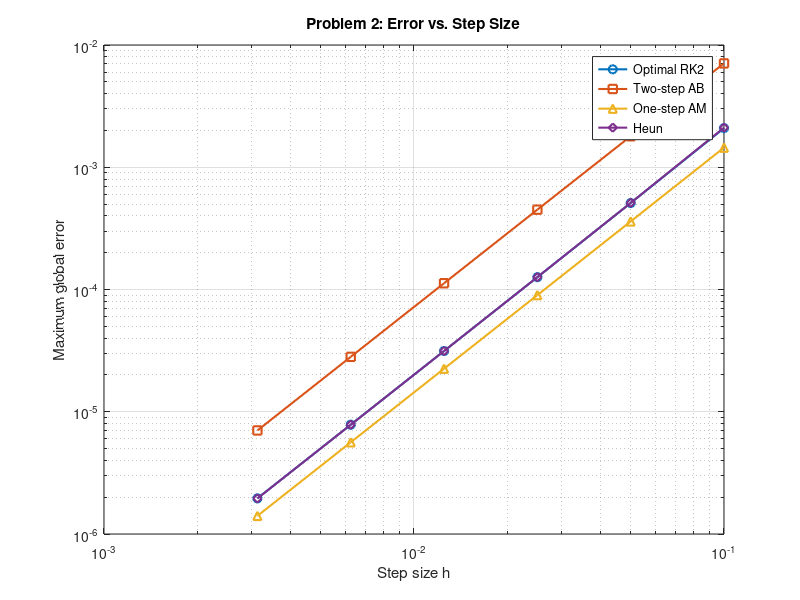
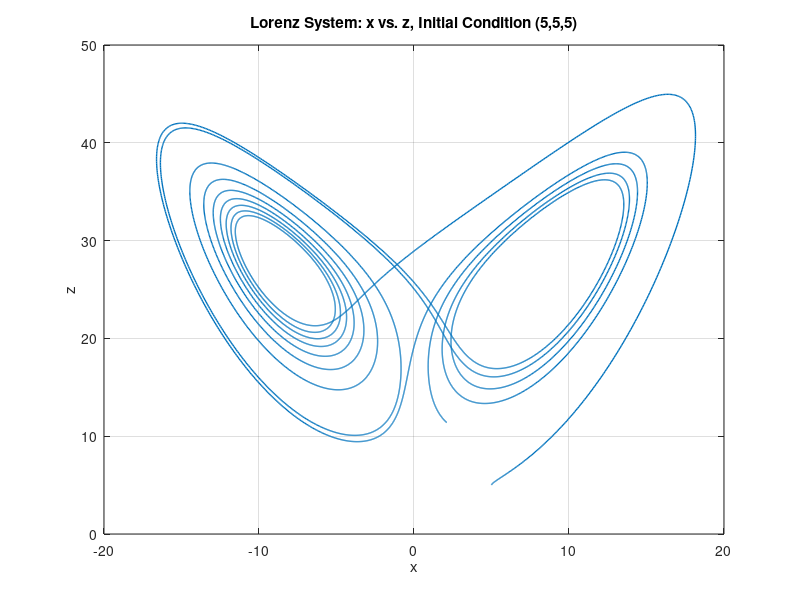
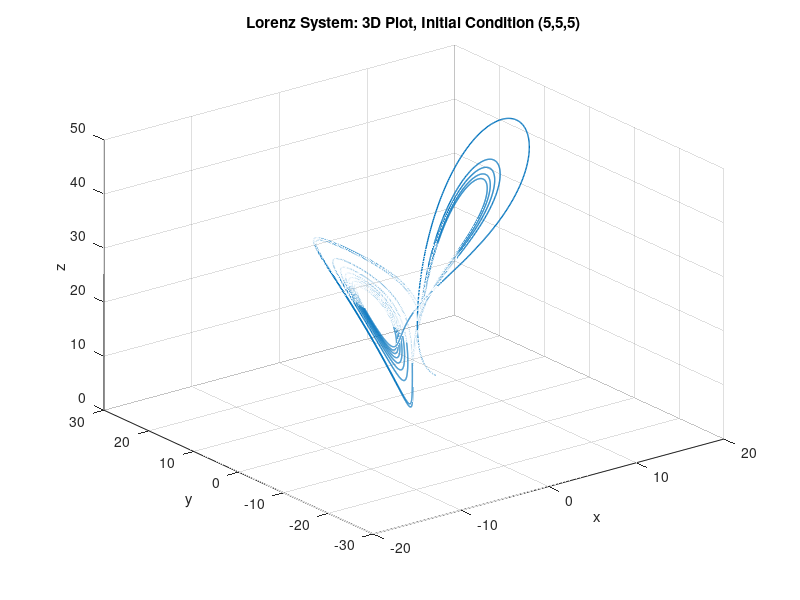
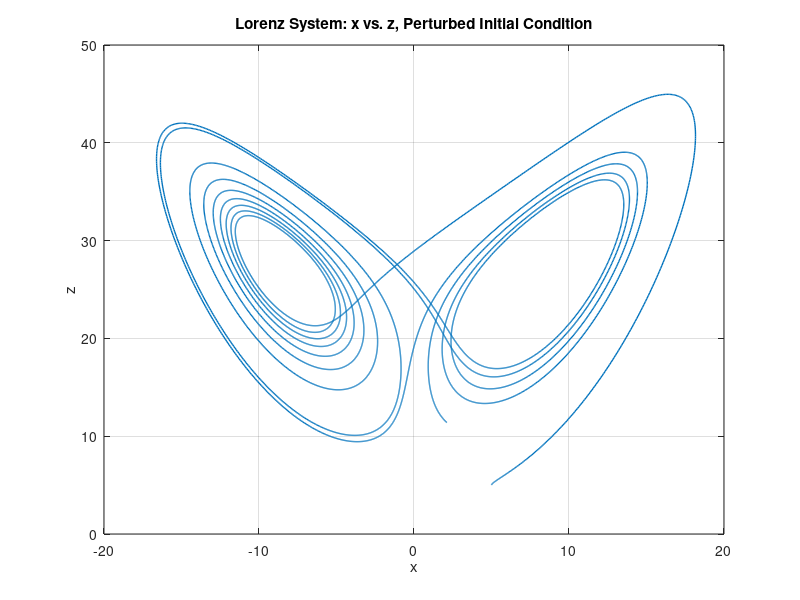

MATLAB code to generate these figures, in order: (Note: this script raises an error after producing the figures.)
%% Problem 2: Convergence comparison for second-order methods
clear; clc; close all;

% IVP:
% y' = 4t sqrt(1+y^2)/y, y(0)=1, 0 <= t <= 5

f = @(t,y) 4*t.*sqrt(1+y.^2)./y;
yexact = @(t) sqrt((2*t.^2 + sqrt(2)).^2 - 1);

a = 0;
b = 5;
alpha = 1;

% Step sizes
Nvals = [50 100 200 400 800 1600];
hvals = (b-a)./Nvals;

err_rk2 = zeros(size(hvals));
err_ab2 = zeros(size(hvals));
err_am1 = zeros(size(hvals));
err_heun = zeros(size(hvals));

for m = 1:length(Nvals)

    N = Nvals(m);
    h = hvals(m);
    t = linspace(a,b,N+1);

    %% (a) Optimal RK2 method
    w = zeros(1,N+1);
    w(1) = alpha;

    for j = 1:N
        k1 = f(t(j),w(j));
        k2 = f(t(j) + (2/3)*h, w(j) + (2/3)*h*k1);
        w(j+1) = w(j) + h*((1/4)*k1 + (3/4)*k2);
    end

    err_rk2(m) = max(abs(w - yexact(t)));

    %% (b) Two-step Adams-Bashforth method
    w = zeros(1,N+1);
    w(1) = alpha;

    % Use exact starting value at t = h
    w(2) = yexact(t(2));

    for j = 2:N
        w(j+1) = w(j) + (h/2)*(3*f(t(j),w(j)) - f(t(j-1),w(j-1)));
    end

    err_ab2(m) = max(abs(w - yexact(t)));

    %% (c) One-step Adams-Moulton method
    w = zeros(1,N+1);
    w(1) = alpha;

    for j = 1:N
        fj = f(t(j),w(j));

        % Solve implicit equation:
        % W = w_j + h/2 [f(t_j,w_j) + f(t_{j+1},W)]
        g = @(W) W - w(j) - (h/2)*(fj + f(t(j+1),W));

        % Predictor used as initial guess
        Wguess = w(j) + h*fj;

        w(j+1) = fzero(g,Wguess);
    end

    err_am1(m) = max(abs(w - yexact(t)));

    %% (d) Heun method: predictor-corrector
    w = zeros(1,N+1);
    w(1) = alpha;

    for j = 1:N
        k1 = f(t(j),w(j));

        % Predictor
        p = w(j) + h*k1;

        % Corrector
        k2 = f(t(j+1),p);
        w(j+1) = w(j) + (h/2)*(k1 + k2);
    end

    err_heun(m) = max(abs(w - yexact(t)));

end

%% Compute observed convergence rates
slope_rk2 = polyfit(log(hvals),log(err_rk2),1);
slope_ab2 = polyfit(log(hvals),log(err_ab2),1);
slope_am1 = polyfit(log(hvals),log(err_am1),1);
slope_heun = polyfit(log(hvals),log(err_heun),1);

fprintf('Observed slope for Optimal RK2: %.4f\n', slope_rk2(1));
fprintf('Observed slope for AB2: %.4f\n', slope_ab2(1));
fprintf('Observed slope for Adams-Moulton: %.4f\n', slope_am1(1));
fprintf('Observed slope for Heun: %.4f\n', slope_heun(1));

%% Plot error vs step size
figure;
loglog(hvals,err_rk2,'o-','LineWidth',1.5); hold on;
loglog(hvals,err_ab2,'s-','LineWidth',1.5);
loglog(hvals,err_am1,'^-','LineWidth',1.5);
loglog(hvals,err_heun,'d-','LineWidth',1.5);

grid on;
xlabel('Step size h');
ylabel('Maximum global error');
title('Problem 2: Error vs. Step Size');
legend('Optimal RK2','Two-step AB','One-step AM','Heun','Location','best');

%% Problem 4: Lorenz equations using ODE45
clear; clc; close all;

sigma = 10;
r = 28;
b = 8/3;

lorenz = @(t,u) [
    sigma*(u(2)-u(1));
    r*u(1) - u(2) - u(1)*u(3);
    u(1)*u(2) - b*u(3)
];

t0 = 0;
tf = 10;
h = 0.001;
tspan = t0:h:tf;

u0 = [5; 5; 5];
u0tilde = [5; 5; 5] + 1e-5*[1; 1; 1];

opts = odeset('RelTol',1e-9,'AbsTol',1e-11,'MaxStep',h);

%% Part (a): Original initial condition using ode45
[t,u] = ode45(lorenz,tspan,u0,opts);

x = u(:,1);
y = u(:,2);
z = u(:,3);

figure;
plot(x,z,'LineWidth',1);
grid on;
xlabel('x');
ylabel('z');
title('Lorenz System: x vs. z, Initial Condition (5,5,5)');

figure;
plot3(x,y,z,'LineWidth',1);
grid on;
xlabel('x');
ylabel('y');
zlabel('z');
title('Lorenz System: 3D Plot, Initial Condition (5,5,5)');

%% Part (b): Perturbed initial condition using ode45
[ttilde,utilde] = ode45(lorenz,tspan,u0tilde,opts);

xtilde = utilde(:,1);
ytilde = utilde(:,2);
ztilde = utilde(:,3);

figure;
plot(xtilde,ztilde,'LineWidth',1);
grid on;
xlabel('x');
ylabel('z');
title('Lorenz System: x vs. z, Perturbed Initial Condition');

figure;
plot3(xtilde,ytilde,ztilde,'LineWidth',1);
grid on;
xlabel('x');
ylabel('y');
zlabel('z');
title('Lorenz System: 3D Plot, Perturbed Initial Condition');


%% Part (c): L2 norm of difference between solutions
difference = u - utilde;
diffnorm = sqrt(sum(difference.^2,2));

figure;
semilogy(t,diffnorm,'LineWidth',1.5);
grid on;
xlabel('t');
ylabel('L^2 norm of solution difference');
title('Difference Between Lorenz Solutions with Nearby Initial Conditions');

%% Problem 4(d): Different solvers and step sizes
clear; clc; close all;
sigma = 10;
r = 28;
b = 8/3;
lorenz = @(t,u) [
    sigma*(u(2)-u(1));
    r*u(1) - u(2) - u(1)*u(3);
    u(1)*u(2) - b*u(3)
];
t0 = 0;
tf = 10;
u0 = [5; 5; 5];
u0tilde = [5; 5; 5] + 1e-5*[1; 1; 1];
solvers = {@ode45, @ode23, @ode113};
solver_names = {'ode45','ode23','ode113'};

hvals = [0.2, 0.1, 0.05, 0.025];
RelTol_value = 1e-4;
AbsTol_value = 1e-6;

num_runs = length(solvers)*length(hvals);
results_solver = strings(num_runs,1);
results_h = zeros(num_runs,1);
results_d10 = zeros(num_runs,1);
results_maxd = zeros(num_runs,1);
run_index = 1;

figure;

fprintf('\nProblem 4(d): Solver and step-size comparison\n');
fprintf('%8s %12s %15s %15s\n','Solver','MaxStep','d(10)','max d(t)');
fprintf('%8s %12s %15s %15s\n','------','-------','-----','--------');

for s = 1:length(solvers)
    solver = solvers{s};
    solver_name = solver_names{s};
    for k = 1:length(hvals)
        h = hvals(k);
        tspan = t0:h:tf;
        opts = odeset( ...
            'RelTol', RelTol_value, ...
            'AbsTol', AbsTol_value, ...
            'MaxStep', h);
        [tA,uA] = solver(lorenz,tspan,u0,opts);
        [tB,uB] = solver(lorenz,tspan,u0tilde,opts);
        diff = uA - uB;
        diffnorm = sqrt(sum(diff.^2,2));
        d10 = diffnorm(end);
        maxd = max(diffnorm);
        fprintf('%8s %12.4f %15.6e %15.6e\n', ...
            solver_name, h, d10, maxd);
        results_solver(run_index) = solver_name;
        results_h(run_index) = h;
        results_d10(run_index) = d10;
        results_maxd(run_index) = maxd;

        subplot(length(solvers),length(hvals),run_index);
        semilogy(tA,diffnorm,'LineWidth',1.2);
        grid on;
        xlabel('t');
        ylabel('d(t)');
        title(sprintf('%s, h = %.3f',solver_name,h));

        run_index = run_index + 1;

    end
end

sgtitle('Problem 4(d): Difference Norms for Different Solvers and Step Sizes');

results_table = table(results_solver, results_h, results_d10, results_maxd, ...
    'VariableNames', {'Solver','MaxStep','d_at_10','max_d'});

disp(' ');
disp('Summary table:');
disp(results_table);
